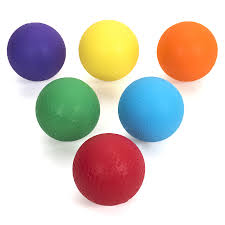
#> input picture CircleDetection/test.jpeg, 225 x 225 px
$ python circle.py
#> lines starting #> are read from the running program, lines starting #| are printed output that depends on the picture; long printed decimals are rounded
import cv2
import numpy as np
from math import pi
img = cv2.imread('test.jpeg', 0)
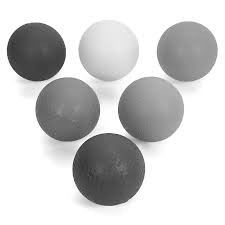
#> img: shape (225, 225); min 39, max 255, mean 204.7
img = cv2.medianBlur(img, 5)


# hough --> only in grayscale
gray_img = cv2.cvtColor(img, cv2.COLOR_GRAY2BGR)

circles = cv2.HoughCircles(img, cv2.HOUGH_GRADIENT, 1, 100, param1=100, param2=30, minRadius=0, maxRadius=0)
#> circles = [[108.5, 49.5, 30.4], [107.5, 169.5, 36]]
#If the circles returns nothing(which is the case where it can't find a circle), print msg
if not(isinstance(circles, type(None))):
    circles = np.uint16(np.around(circles))
#> circles = [[108, 50, 30], [108, 170, 36]]
    #print(len(circles[0])/3)
    print(circles)
#| [[[108  50  30]
#|   [108 170  36]]]
    for i in circles[0, :]:
        #i[0] row and i[1] column (center) + i[2] radius
        print(pi * i[2])
        # draw the outer circle
        cv2.circle(gray_img, (i[0], i[1]), i[2], (0, 255, 0), 2)
        # draw the center of the circle
        cv2.circle(gray_img, (i[0], i[1]), 2, (0, 0, 255), 3)
#> this loop made 2 passes
#| 94.248
#| 113.097
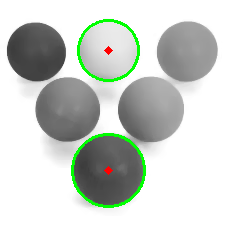
#> gray_img: shape (225, 225, 3); mean B, G, R 200.2, 206.4, 200.6

else:
    print("Nothing found.")


#scale
resized_img = cv2.resize(gray_img, (500, 500))
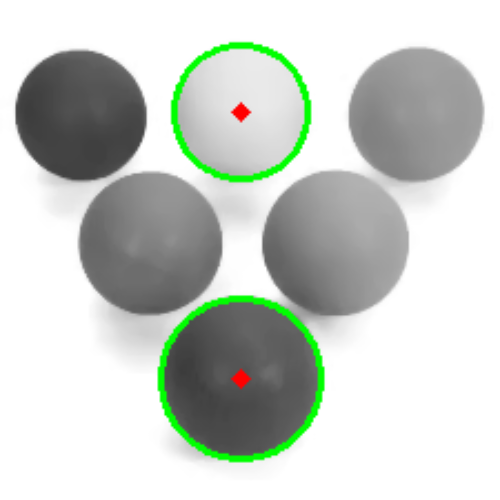
#> resized_img: shape (500, 500, 3); mean B, G, R 200.2, 206.3, 200.6
cv2.imshow('detected circles', resized_img)
cv2.waitKey(0)
cv2.destroyAllWindows()
